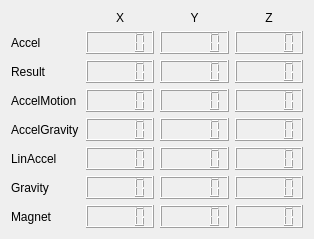
<?xml version="1.0" encoding="UTF-8"?>
<ui version="4.0">
 <class>LCD_widget</class>
 <widget class="QWidget" name="LCD_widget">
  <property name="geometry">
   <rect>
    <x>0</x>
    <y>0</y>
    <width>314</width>
    <height>233</height>
   </rect>
  </property>
  <property name="windowTitle">
   <string>Form</string>
  </property>
  <layout class="QVBoxLayout" name="verticalLayout">
   <item>
    <layout class="QGridLayout" name="gridLayout">
     <item row="3" column="0">
      <widget class="QLabel" name="label_5">
       <property name="text">
        <string>AccelMotion</string>
       </property>
      </widget>
     </item>
     <item row="4" column="0">
      <widget class="QLabel" name="label_7">
       <property name="text">
        <string>AccelGravity</string>
       </property>
      </widget>
     </item>
     <item row="7" column="0">
      <widget class="QLabel" name="label_10">
       <property name="text">
        <string>Magnet</string>
       </property>
      </widget>
     </item>
     <item row="1" column="0">
      <widget class="QLabel" name="label">
       <property name="text">
        <string>Accel</string>
       </property>
      </widget>
     </item>
     <item row="0" column="1">
      <widget class="QLabel" name="label_12">
       <property name="text">
        <string>X</string>
       </property>
       <property name="alignment">
        <set>Qt::AlignCenter</set>
       </property>
      </widget>
     </item>
     <item row="0" column="2">
      <widget class="QLabel" name="label_11">
       <property name="text">
        <string>Y</string>
       </property>
       <property name="alignment">
        <set>Qt::AlignCenter</set>
       </property>
      </widget>
     </item>
     <item row="5" column="0">
      <widget class="QLabel" name="label_8">
       <property name="text">
        <string>LinAccel</string>
       </property>
      </widget>
     </item>
     <item row="6" column="0">
      <widget class="QLabel" name="label_9">
       <property name="text">
        <string>Gravity</string>
       </property>
      </widget>
     </item>
     <item row="2" column="0">
      <widget class="QLabel" name="label_4">
       <property name="text">
        <string>Result</string>
       </property>
      </widget>
     </item>
     <item row="0" column="3">
      <widget class="QLabel" name="label_13">
       <property name="text">
        <string>Z</string>
       </property>
       <property name="alignment">
        <set>Qt::AlignCenter</set>
       </property>
      </widget>
     </item>
     <item row="1" column="1">
      <widget class="QLCDNumber" name="lcd_accel_x"/>
     </item>
     <item row="1" column="2">
      <widget class="QLCDNumber" name="lcd_accel_y"/>
     </item>
     <item row="1" column="3">
      <widget class="QLCDNumber" name="lcd_accel_z"/>
     </item>
     <item row="2" column="1">
      <widget class="QLCDNumber" name="lcd_result_x"/>
     </item>
     <item row="2" column="2">
      <widget class="QLCDNumber" name="lcd_result_y"/>
     </item>
     <item row="2" column="3">
      <widget class="QLCDNumber" name="lcd_result_z"/>
     </item>
     <item row="3" column="1">
      <widget class="QLCDNumber" name="lcd_accelmotion_x"/>
     </item>
     <item row="3" column="2">
      <widget class="QLCDNumber" name="lcd_accelmotion_y"/>
     </item>
     <item row="3" column="3">
      <widget class="QLCDNumber" name="lcd_accelmotion_z"/>
     </item>
     <item row="4" column="1">
      <widget class="QLCDNumber" name="lcd_accelgravity_x"/>
     </item>
     <item row="4" column="2">
      <widget class="QLCDNumber" name="lcd_accelgravity_y"/>
     </item>
     <item row="4" column="3">
      <widget class="QLCDNumber" name="lcd_accelgravity_z"/>
     </item>
     <item row="5" column="1">
      <widget class="QLCDNumber" name="lcd_linaccel_x"/>
     </item>
     <item row="5" column="2">
      <widget class="QLCDNumber" name="lcd_linaccel_y"/>
     </item>
     <item row="5" column="3">
      <widget class="QLCDNumber" name="lcd_linaccel_z"/>
     </item>
     <item row="6" column="1">
      <widget class="QLCDNumber" name="lcd_gravity_x"/>
     </item>
     <item row="6" column="2">
      <widget class="QLCDNumber" name="lcd_gravity_y"/>
     </item>
     <item row="6" column="3">
      <widget class="QLCDNumber" name="lcd_gravity_z"/>
     </item>
     <item row="7" column="1">
      <widget class="QLCDNumber" name="lcd_magnet_x"/>
     </item>
     <item row="7" column="2">
      <widget class="QLCDNumber" name="lcd_magnet_y"/>
     </item>
     <item row="7" column="3">
      <widget class="QLCDNumber" name="lcd_magnet_z"/>
     </item>
    </layout>
   </item>
  </layout>
 </widget>
 <resources/>
 <connections/>
</ui>
